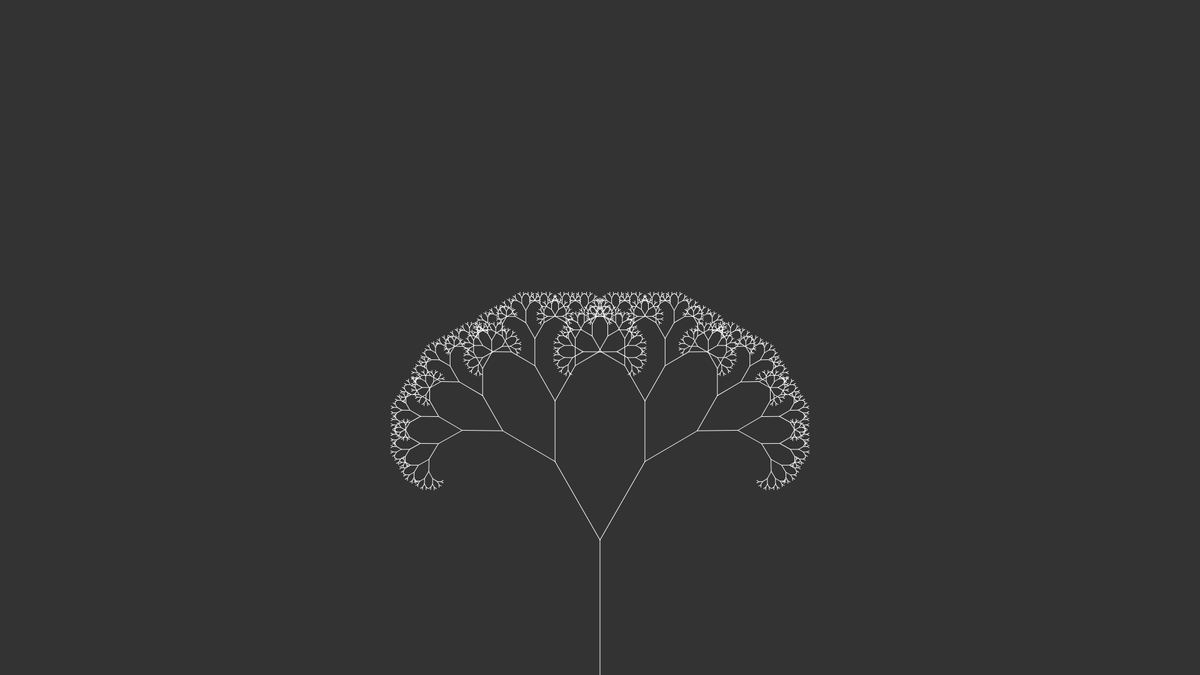
Frame 1 (no input)
Frame 60 (no input): identical to frame 1, image omitted
Frame 120 (the mouse pressed at the canvas centre since frame 60): identical to frame 1, image omitted

The p5.js sketch that drew this single still picture (run headless with seeded random() and noise() and a simulated clock; from frame 60 on, the mouse is pressed at the canvas centre):

// p5.js sketch
// ── sketch.js
let root;
let lastBranch;
let slider;
let len;
let slider_step = 0.1;

/**
  * mode can be on 0 or 1 (static or dynamic).
  * It's just a quick thing that i wanted to add (the main thing is the static one).
  * By dynamic i mean that the tree's branches will change the angle accordingly to the slider
  * value while you are moving the slider (and the angles will all be the same in every branch level)
  * while in static mode you add every branch manually with the inclination that you want for every level
  * the "dynamic" class is the product of Lay-Z-ness syndrome also called the sleeping rapper syndrome
  * (idk if you get the joke but whatever don't look at that class it's ugly)
  */
let mode = 1;

// This is a little thing for my fun backed up online so don't expect much

function setup() {
  createCanvas(1920, 1080);

  let len = height/5;
  slider = createSlider(0, PI, PI / 6, 0.01);
  slider.style('width', '200px');

  if (mode) {
    root = new TreeBranchDynamic(3.8);
  } else {
    let begin = createVector(width/2, height);
    let end = createVector(width/2, height - len);
    root = new TreeBranchStatic(begin, end);
    lastBranch = [root];
  }

  addButtons();

  //tell slider value every 2sec
  setInterval(logSliderValue, 2000);
}

function draw() {
  background(51);
  stroke(255);

  if (mode) {
    root.show(slider.value(), len);
  } else {
    let tree = root.getTree();
    for (let i = 0; i < tree.length; i++) {
      tree[i].show();
    }
  }
}

function logSliderValue() {
  console.log(slider.value());
}

function addButtons() {
  //plus and minus are used to be more precise with the slider
  let plus = createButton('+');
  let minus = createButton('-');
  let addBranch = createButton('add branch');
  let reset = createButton('reset');

  plus.mousePressed(function() {
    slider.value(slider.value() + slider_step);
  });

  minus.mousePressed(function() {
    slider.value(slider.value() - slider_step);
  });

  addBranch.mousePressed(function() {
    // You might notice that it's not that great the dynamic version
    if (mode) {
      root.min_length -= root.min_length - (root.min_length * 0.67);
    } else {
      let temp = [];
      for (let i = 0; i < lastBranch.length; i++) {
        temp = temp.concat(lastBranch[i].branch(slider.value()));
      }
      lastBranch = temp;
    }
  });

  reset.mousePressed(function() {
    root.reset();
    lastBranch = [root];
  });
}

// ── branch.js
class Branch {

  constructor(begin, end, max=10) {
    this.begin = begin;
    this.end = end;
    this.children = [];
    this.parent = null;
  }

  show() {
    stroke(255);
    line(this.begin.x, this.begin.y, this.end.x, this.end.y);
  }

  branch(angle=PI/4) {
    //get direction of current branch
    let direction = p5.Vector.sub(this.end, this.begin);
    direction.rotate(angle);
    //make new branch shorter
    direction.mult(0.67);
    let newEnd1 = p5.Vector.add(this.end, direction);
    direction.rotate(angle * -2);
    let newEnd2 = p5.Vector.add(this.end, direction);

    this.children[0] = new Branch(this.end, newEnd1);
    this.children[1] = new Branch(this.end, newEnd2);

    this.giveParents();

    return this.children;
  }

  getTree() {
    let tree = [this];
    if (this.children != 0) {
      for (let i = 0; i < 2; i++) {
        tree = tree.concat(this.children[i].getTree())
      }
    }
    return tree;
  }

  reset() {
    this.children = [];
  }

  giveParents() {
    this.children[0].addParent(this);
    this.children[1].addParent(this);
  }

  addParent(parent) {
    this.parent = parent;
  }

  //These functions aren't really used... yet

  rotate() {
    let direction = p5.Vector.sub(this.end, this.begin);

  }

  getParent() {
    return this.parent;
  }

  getDepth(depth=1) {
    if (this.parent) {
      return this.parent.getDepth(depth + 1);
    }
    return depth;
  }

  getTreeDepth(depth=1) {
    if (this.children != 0) {
      return (this.children[0].getTreeDepth(depth + 1));
    }
    return depth;
  }

  getLeaves() {
    let leaves = [];
    if (this.children != 0) {
      for (let i = 0; i < 2; i++) {
        leaves = leaves.concat(this.children[i].getLeaves());
      }
    } else {
      return [this];
    }
    return leaves;
  }
}

// ── treeBranchDynamic.js

/* I tried to implement the thing properly by extending the branch class and everything
 * but i got annoyed and i stopped, so i just took the code from this https://github.com/CodingTrain/website/tree/master/CodingChallenges/CC_14_FractalTree
 * (which was the inspiration for the whole thing) and put it in a class
 */
class TreeBranchDynamic {

  constructor(min_length=3.8) {
    this.min_length = min_length;
  }

  show(angle=PI/4, len=height/5) {
    translate(width/2, height);
    this.branch(angle, len);
  }

  branch(angle, len) {
    if (len > this.min_length) {
      line(0, 0, 0, -len);
      translate(0, -len);
      push();
      rotate(angle);
      this.branch(angle, len * 0.67);
      pop();
      push();
      rotate(-angle);
      this.branch(angle, len * 0.67);
      pop();
    }
  }

  reset() {
    slider.value(PI/6);
    this.min_length = 3.8;
  }
}

// ── treeBranchStatic.js
class TreeBranchStatic extends Branch {

  constructor(begin, end, max=10) {
    super(begin, end, max);
  }

  show() {
    line(this.begin.x, this.begin.y, this.end.x, this.end.y);
  }

  branch(angle=PI/4) {
    //get direction of current branch
    let direction = p5.Vector.sub(this.end, this.begin);
    direction.rotate(angle);
    //make new branch shorter
    direction.mult(0.67);
    let newEnd1 = p5.Vector.add(this.end, direction);
    direction.rotate(angle * -2);
    let newEnd2 = p5.Vector.add(this.end, direction);

    this.children[0] = new TreeBranchStatic(this.end, newEnd1);
    this.children[1] = new TreeBranchStatic(this.end, newEnd2);

    this.giveParents();

    return this.children;
  }
}
